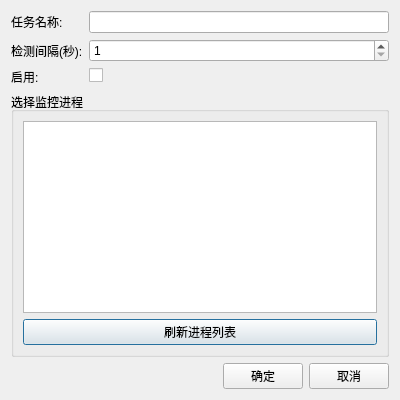
<?xml version="1.0" encoding="UTF-8"?>
<ui version="4.0">
 <class>AddTaskDialog</class>
 <widget class="QDialog" name="AddTaskDialog">
  <property name="geometry">
   <rect>
    <x>0</x>
    <y>0</y>
    <width>400</width>
    <height>400</height>
   </rect>
  </property>
  <property name="windowTitle">
   <string>添加新任务</string>
  </property>
  <layout class="QVBoxLayout" name="verticalLayout">
   <item>
    <layout class="QFormLayout" name="formLayout">
     <item row="0" column="0">
      <widget class="QLabel" name="nameLabel">
       <property name="text">
        <string>任务名称:</string>
       </property>
      </widget>
     </item>
     <item row="0" column="1">
      <widget class="QLineEdit" name="nameInput"/>
     </item>
     <item row="1" column="0">
      <widget class="QLabel" name="intervalLabel">
       <property name="text">
        <string>检测间隔(秒):</string>
       </property>
      </widget>
     </item>
     <item row="1" column="1">
      <widget class="QSpinBox" name="intervalInput">
       <property name="minimum">
        <number>1</number>
       </property>
       <property name="maximum">
        <number>3600</number>
       </property>
      </widget>
     </item>
     <item row="2" column="0">
      <widget class="QLabel" name="enabledLabel">
       <property name="text">
        <string>启用:</string>
       </property>
      </widget>
     </item>
     <item row="2" column="1">
      <widget class="QCheckBox" name="enabledCheckbox"/>
     </item>
    </layout>
   </item>
   <item>
    <widget class="QGroupBox" name="processGroup">
     <property name="title">
      <string>选择监控进程</string>
     </property>
     <layout class="QVBoxLayout" name="processLayout">
      <item>
       <widget class="QListWidget" name="processList"/>
      </item>
      <item>
       <widget class="QPushButton" name="refreshButton">
        <property name="text">
         <string>刷新进程列表</string>
        </property>
       </widget>
      </item>
     </layout>
    </widget>
   </item>
   <item>
    <layout class="QHBoxLayout" name="buttonLayout">
     <item>
      <spacer name="buttonSpacer">
       <property name="orientation">
        <enum>Qt::Horizontal</enum>
       </property>
       <property name="sizeHint" stdset="0">
        <size>
         <width>40</width>
         <height>20</height>
        </size>
       </property>
      </spacer>
     </item>
     <item>
      <widget class="QPushButton" name="okButton">
       <property name="text">
        <string>确定</string>
       </property>
      </widget>
     </item>
     <item>
      <widget class="QPushButton" name="cancelButton">
       <property name="text">
        <string>取消</string>
       </property>
      </widget>
     </item>
    </layout>
   </item>
  </layout>
 </widget>
 <resources/>
 <connections/>
</ui>
